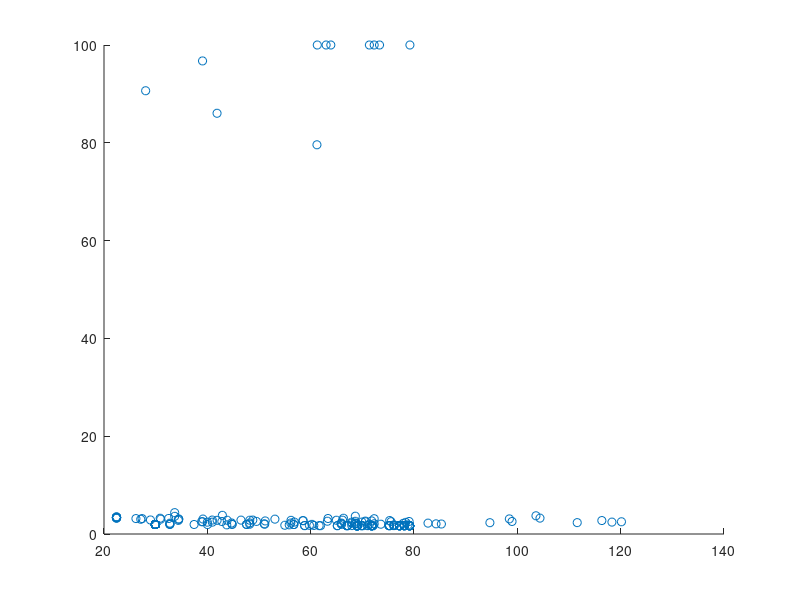

Here is the MATLAB script that generated this plot:

T3pop = [    

    2.0000    2.0000    2.0000    2.0000    2.0000    2.0000    1.0000    1.6837    0.6521    1.6353
    2.0000    2.0000    2.0000    2.0000    2.0000    2.0000    1.0000    1.6854    0.7417    0.8000
    2.0000    2.0000    2.0000    2.0000    2.0000    2.0000    1.0000    1.6854    0.7417    0.8000
    2.0000    2.0000    2.0000    2.0000    2.0000    2.0000    1.0000    1.6301    0.6522    0.7939
    2.0000    2.0000    2.0000    2.0000    2.0000    2.0000    1.0000    1.6301    0.6522    0.7939
    7.0000    7.0000    4.0000    1.0000    2.0000    3.0000    1.0000    1.7087    0.6375    1.9252
    2.0000    2.0000    9.0000    2.0000    2.0000    2.0000    1.0000    1.9093    0.2483    0.1895
    5.0000    2.0000    3.0000   10.0000    2.0000    2.0000    1.0000    1.6346    0.7120    0.7957
    2.0000    2.0000    2.0000    2.0000    2.0000    2.0000    1.0000    1.6730    0.7884    0.8015
    8.0000    6.0000    3.0000    9.0000    2.0000    2.0000    1.0000    1.8557    0.6398    0.9375
    6.0000    2.0000    5.0000    8.0000    3.0000    6.0000    3.0000    1.6759    0.6752    0.1159
    2.0000    2.0000    4.0000    4.0000    2.0000    2.0000    3.0000    1.6907    0.2386    0.6845
    4.0000    2.0000    2.0000    2.0000    4.0000    4.0000    1.0000    1.6200    1.7681    0.8074
    7.0000    4.0000    2.0000    2.0000    3.0000    4.0000    1.0000    1.6856    0.1622    0.8379
    2.0000    3.0000    4.0000    5.0000    4.0000    2.0000    2.0000    3.4617    1.4327    0.2470
    4.0000    1.0000    2.0000    4.0000    3.0000    2.0000    2.0000    1.5986    0.6453    0.2434
    2.0000    3.0000    4.0000    2.0000    3.0000    2.0000    2.0000    1.4185    0.5747    0.2235
    2.0000    2.0000    2.0000    2.0000    2.0000    2.0000    1.0000    1.6854    0.7417    0.8000
    2.0000    4.0000    7.0000    2.0000    2.0000    2.0000    1.0000    1.7692    0.6520    0.8079
    1.0000    1.0000    3.0000    1.0000    2.0000    3.0000    1.0000    1.6061    0.6112    0.1972
    2.0000    3.0000    2.0000    2.0000    4.0000    4.0000    1.0000    1.6877    0.4915    0.2115
    3.0000    2.0000    3.0000    4.0000    2.0000    2.0000    2.0000    1.6849    0.6695    0.1739
    2.0000    2.0000    4.0000    3.0000    2.0000    2.0000    1.0000    1.4869    0.6538    0.8788
    2.0000    2.0000    2.0000    2.0000    2.0000    2.0000    1.0000    1.6837    0.6521    1.6353
    8.0000    2.0000    9.0000    7.0000    2.0000    2.0000    1.0000    1.5323    0.6612    0.8333
    2.0000    2.0000    2.0000    2.0000    2.0000    2.0000    1.0000    1.7464    0.6491    0.7721
    4.0000    2.0000    2.0000    2.0000    2.0000    4.0000    1.0000    1.6868    0.7433    0.8000
    2.0000    2.0000    3.0000    2.0000    2.0000    2.0000    1.0000    1.6878    0.5157    0.7757
    2.0000    2.0000    2.0000    7.0000    2.0000    2.0000    1.0000    1.5411    0.7515    0.7407
    1.0000    2.0000    3.0000    2.0000    1.0000    4.0000    1.0000    1.6585    1.9269    0.7641
    3.0000    2.0000    4.0000    7.0000    2.0000    2.0000    1.0000    1.6932    0.8359    0.9133
    9.0000    2.0000    4.0000    9.0000    3.0000    2.0000    1.0000    1.6862    0.7254    0.8100
    2.0000    2.0000    2.0000    2.0000    2.0000    2.0000    1.0000    1.6327    0.6503    1.2431
    3.0000    2.0000    2.0000    5.0000    4.0000    2.0000    1.0000    1.8441    0.7353    1.0815
    2.0000    2.0000    2.0000    2.0000    2.0000    2.0000    1.0000    1.6332    0.6505    0.1438
    2.0000    2.0000    2.0000    8.0000    2.0000    2.0000    1.0000    1.7438    0.7428    0.1624
    2.0000    2.0000    3.0000    7.0000    2.0000    5.0000    1.0000    3.7168    0.6489    0.1732
    2.0000    2.0000    6.0000    2.0000    2.0000    2.0000    1.0000    1.7273    0.6507    0.4747
    3.0000    2.0000    6.0000    6.0000    2.0000    2.0000    1.0000    1.5082    0.8185    0.0729
    2.0000    6.0000    8.0000    2.0000    2.0000    2.0000    1.0000    2.5383    0.6513    0.8086
    2.0000    5.0000    2.0000    3.0000    3.0000    2.0000    1.0000    1.6869    0.6548    0.9590
    5.0000    4.0000    4.0000    2.0000    1.0000    3.0000    4.0000    2.2889    0.6659    0.8111
    1.0000    1.0000    1.0000    2.0000    1.0000    2.0000    1.0000    1.6854    0.7417    0.8000
    2.0000    2.0000    1.0000    1.0000    1.0000    2.0000    1.0000    1.7064    0.7676    0.1399
    1.0000    1.0000    3.0000    2.0000    1.0000    1.0000    1.0000    1.6582    0.2906    0.7281
    1.0000    1.0000    1.0000    1.0000    1.0000    1.0000    1.0000    1.7102    0.6272    0.0864
    9.0000    2.0000    3.0000    2.0000    1.0000    3.0000    1.0000    1.6968    0.7361    0.8001
   11.0000    2.0000   11.0000    2.0000    2.0000   11.0000    4.0000    1.3897    1.8051    0.8024
    1.0000    3.0000    4.0000    4.0000    4.0000    1.0000    1.0000    3.4255    0.5943    0.1461
    2.0000    2.0000    7.0000    4.0000    1.0000    1.0000    1.0000    2.5897    1.6544    0.2469
  
    
    4.0000    4.0000    4.0000    4.0000    2.0000    2.0000    1.0000    2.7355    0.3085    0.9999
    4.0000    4.0000    4.0000    4.0000    2.0000    2.0000    1.0000    2.7355    0.3085    0.9999
    4.0000    4.0000    4.0000    4.0000    2.0000    2.0000    1.0000    2.7355    0.3085    0.9999
    4.0000    4.0000    4.0000    4.0000    2.0000    2.0000    1.0000    2.7355    0.3085    0.9999
    4.0000    4.0000    4.0000    4.0000    2.0000    2.0000    1.0000    2.7355    0.3085    0.9999
    4.0000    4.0000    4.0000    4.0000    2.0000    2.0000    1.0000    2.7355    0.3085    0.9999
    4.0000    4.0000    4.0000    4.0000    2.0000    2.0000    1.0000    2.7355    0.3085    0.9999
    5.0000    4.0000    4.0000    5.0000    2.0000    2.0000    1.0000    2.7778    0.2674    0.9999
    4.0000    4.0000    4.0000    4.0000    2.0000    2.0000    1.0000    2.7355    0.3085    0.9998
    4.0000    4.0000    4.0000    4.0000    2.0000    2.0000    1.0000    2.7355    0.3085    0.9999
    4.0000    4.0000    4.0000    4.0000    2.0000    2.0000    1.0000    2.7355    0.3085    0.9999
    4.0000    4.0000    4.0000    4.0000    2.0000    2.0000    1.0000    2.7355    0.3085    0.9999
    4.0000    4.0000    4.0000    4.0000    2.0000    2.0000    1.0000    2.7355    0.3085    0.9999
    4.0000    4.0000    4.0000    4.0000    2.0000    2.0000    1.0000    2.7355    0.3085    0.9999
    4.0000    4.0000    4.0000    3.0000    2.0000    2.0000    1.0000    2.7372    0.3070    0.9999
    4.0000    4.0000    4.0000    4.0000    2.0000    2.0000    1.0000    2.7355    0.3085    0.9998
    4.0000    4.0000    4.0000    4.0000    2.0000    2.0000    1.0000    2.7355    0.3083    0.9998
    4.0000    4.0000    4.0000    4.0000    2.0000    2.0000    1.0000    2.7355    0.3085    0.9999
    4.0000    4.0000    4.0000    4.0000    2.0000    2.0000    1.0000    2.7355    0.3085    0.9999
    4.0000    4.0000    4.0000    4.0000    2.0000    2.0000    1.0000    2.7355    0.3085    0.9999
    4.0000    4.0000    4.0000    4.0000    2.0000    2.0000    1.0000    2.7355    0.3085    0.9999
    4.0000    4.0000    4.0000    4.0000    2.0000    2.0000    1.0000    2.7355    0.3085    0.9999
    4.0000    4.0000    4.0000    4.0000    2.0000    2.0000    1.0000    2.7355    0.3085    0.9999
    4.0000    4.0000    4.0000    4.0000    2.0000    2.0000    1.0000    2.7355    0.3085    0.9999
    4.0000    4.0000    4.0000    4.0000   10.0000    2.0000    1.0000    2.7345    0.3082    0.9999
    4.0000    4.0000    4.0000    4.0000    2.0000    2.0000    1.0000    2.7355    0.3085    0.9998
    4.0000    4.0000    4.0000    4.0000    2.0000    2.0000    1.0000    2.7355    0.3085    0.9999
    4.0000    4.0000    4.0000    4.0000    2.0000    2.0000    1.0000    2.7355    0.3085    0.9999
    4.0000    4.0000    4.0000    4.0000    2.0000    2.0000    1.0000    2.7355    0.3085    0.9999
    4.0000    4.0000    4.0000    4.0000    2.0000    2.0000    1.0000    2.7355    0.3085    0.9999
    4.0000    4.0000    4.0000    4.0000    2.0000    2.0000    1.0000    2.7355    0.3085    0.9999
    4.0000    4.0000    4.0000    4.0000    2.0000    2.0000    1.0000    2.7355    0.3084    0.9999
    4.0000    4.0000    4.0000    4.0000    2.0000    2.0000    1.0000    2.7355    0.3085    0.9999
    4.0000    4.0000    4.0000    4.0000    2.0000    2.0000    1.0000    2.7355    0.3085    0.9999
    4.0000    4.0000    4.0000    4.0000    2.0000    2.0000    1.0000    2.7355    0.3085    0.9999
    4.0000    4.0000    4.0000    3.0000    2.0000    5.0000    1.0000    2.7381    0.3085    0.9999
    4.0000    4.0000    4.0000    4.0000    2.0000    2.0000    1.0000    2.7355    0.3085    0.9999
    4.0000    4.0000    4.0000    4.0000    2.0000    2.0000    1.0000    2.7355    0.3085    0.9999
    4.0000    4.0000    4.0000    4.0000    2.0000    2.0000    1.0000    2.7355    0.3084    0.9999
    4.0000    4.0000    4.0000    4.0000    2.0000    2.0000    1.0000    2.7355    0.3085    0.9999
    4.0000    4.0000    4.0000    4.0000    2.0000    2.0000    1.0000    2.7355    0.3085    0.9999
    4.0000    4.0000    3.0000    4.0000    2.0000    3.0000    1.0000    2.7355    0.3085    0.9999
    8.0000    2.0000    8.0000    3.0000    6.0000    2.0000    1.0000    2.7611    0.3058    0.9998
    4.0000    4.0000    5.0000    4.0000    1.0000    2.0000    1.0000    2.2147    0.4696    0.9999
    3.0000    4.0000    3.0000    5.0000    2.0000    1.0000    1.0000    2.7338    0.3083    0.9999
    4.0000    3.0000    5.0000    3.0000    2.0000    1.0000    1.0000    2.7355    0.3085    0.9999
    4.0000    4.0000    4.0000    5.0000    2.0000    2.0000    1.0000    0.5411    0.0744    1.0000
    4.0000    5.0000    5.0000    4.0000    1.0000    2.0000    1.0000    2.7355    0.3084    0.9999
    8.0000    8.0000    2.0000    1.0000    1.0000    9.0000    1.0000    2.7355    0.3085    0.9999
    5.0000    3.0000    5.0000    4.0000    2.0000    2.0000    1.0000    2.7171    0.3065    0.9999
    
    
    4.0000    4.0000    4.0000    4.0000    2.0000    2.0000    1.0000    2.7351    0.3076    0.9143
    4.0000    4.0000    4.0000    4.0000    2.0000    2.0000    1.0000    2.7373    0.3071    0.9101
    4.0000    4.0000    4.0000    4.0000    2.0000    2.0000    1.0000    2.7373    0.3071    0.9103
    4.0000    4.0000    4.0000    4.0000    2.0000    2.0000    1.0000    2.7361    0.3068    0.9109
    4.0000    4.0000    4.0000    4.0000    2.0000    2.0000    1.0000    2.7378    0.3080    0.9003
    4.0000    4.0000    4.0000    4.0000    2.0000    2.0000    1.0000    2.7392    0.3080    0.9001
    4.0000    4.0000    4.0000    4.0000    2.0000    2.0000    1.0000    2.7378    0.3073    0.9181
    4.0000    4.0000    4.0000    4.0000    2.0000    2.0000    1.0000    2.7367    0.3066    0.9142
    4.0000    4.0000    4.0000    4.0000    2.0000    2.0000    1.0000    2.7379    0.3080    0.9042
    4.0000    4.0000    4.0000    4.0000    2.0000    2.0000    1.0000    2.7382    0.3074    0.9029
    4.0000    4.0000    4.0000    4.0000    2.0000    2.0000    1.0000    2.7373    0.3066    0.8928
    4.0000    4.0000    4.0000    4.0000    2.0000    2.0000    1.0000    2.7383    0.3076    0.8973
    4.0000    4.0000    4.0000    4.0000    2.0000    2.0000    1.0000    2.7376    0.3079    0.9019
    4.0000    4.0000    4.0000    4.0000    2.0000    2.0000    1.0000    2.7335    0.3070    0.9065
    4.0000    4.0000    4.0000    4.0000    2.0000    2.0000    1.0000    2.7336    0.3067    0.8965
    4.0000    4.0000    4.0000    4.0000    2.0000    2.0000    1.0000    2.7382    0.3081    0.9129
    4.0000    4.0000    4.0000    4.0000    2.0000    2.0000    1.0000    2.7370    0.3070    0.9074
    4.0000    4.0000    4.0000    4.0000    2.0000    2.0000    1.0000    2.7361    0.3069    0.9131
    4.0000    4.0000    4.0000    4.0000    2.0000    2.0000    1.0000    2.7383    0.3080    0.9047
    4.0000    4.0000    4.0000    4.0000    2.0000    2.0000    1.0000    2.7382    0.3080    0.9017
    4.0000    4.0000    4.0000    4.0000    2.0000    2.0000    1.0000    2.7433    0.3078    0.9012
    4.0000    4.0000    4.0000    4.0000    2.0000    2.0000    1.0000    2.7383    0.3080    0.9001
    4.0000    4.0000    4.0000    4.0000    2.0000    2.0000    1.0000    2.7383    0.3076    0.9014
    4.0000    4.0000    4.0000    4.0000    2.0000    2.0000    1.0000    2.7370    0.3081    0.9129
    4.0000    4.0000    4.0000    4.0000    2.0000    2.0000    1.0000    2.7392    0.3080    0.9002
    4.0000    4.0000    4.0000    4.0000    2.0000    2.0000    1.0000    2.7375    0.3076    0.9044
    4.0000    4.0000    4.0000    4.0000    2.0000    2.0000    1.0000    2.7380    0.3067    0.9045
    4.0000    4.0000    4.0000    4.0000    2.0000    2.0000    1.0000    2.7403    0.3066    0.9053
    4.0000    4.0000    4.0000    4.0000    2.0000    2.0000    1.0000    2.7382    0.3068    0.9113
    4.0000    4.0000    4.0000    4.0000    2.0000    2.0000    1.0000    2.7383    0.3077    0.9096
    4.0000    4.0000    4.0000    4.0000    2.0000    2.0000    1.0000    2.7373    0.3072    0.9110
    4.0000    4.0000    4.0000    4.0000    2.0000    2.0000    1.0000    2.7360    0.3069    0.9089
    4.0000    4.0000    4.0000    4.0000    2.0000    2.0000    1.0000    2.7370    0.3075    0.9009
    4.0000    3.0000    4.0000    4.0000    2.0000    2.0000    1.0000    2.7359    0.3056    0.9076
    4.0000    4.0000    4.0000    4.0000    2.0000    2.0000    1.0000    2.7317    0.3066    0.8928
    4.0000    4.0000    4.0000    4.0000    2.0000    2.0000    1.0000    2.7365    0.3067    0.9151
    4.0000    4.0000    4.0000    4.0000    2.0000    2.0000    1.0000    2.7388    0.3068    0.9079
    4.0000    4.0000    4.0000    4.0000    2.0000    2.0000    1.0000    2.7412    0.3080    0.9006
    6.0000   11.0000    6.0000    1.0000    2.0000    2.0000    1.0000    2.7657    0.3007    0.9040
    4.0000    4.0000    4.0000    4.0000    2.0000    2.0000    1.0000    2.7407    0.3078    0.8975
    4.0000    4.0000    4.0000    4.0000    2.0000    2.0000    1.0000    2.7389    0.3080    0.9016
    4.0000    4.0000    4.0000    3.0000    2.0000    1.0000    1.0000    2.7391    0.3080    0.9000
    3.0000    5.0000    3.0000    5.0000    1.0000    1.0000    1.0000    2.7391    0.3080    0.9000
    2.0000    3.0000    3.0000    2.0000    1.0000    2.0000    1.0000    2.7367    0.3067    0.9102
    3.0000    4.0000    5.0000    4.0000    1.0000    1.0000    1.0000    2.7378    0.3080    0.9003
    4.0000    4.0000    3.0000    3.0000    1.0000    2.0000    1.0000    2.7383    0.3079    0.8935
    3.0000    4.0000    4.0000    4.0000    1.0000    2.0000    1.0000    2.7385    0.3077    0.9000
    4.0000    4.0000    3.0000    3.0000    1.0000    2.0000    1.0000    2.7357    0.3067    0.8972
    5.0000    3.0000    4.0000    4.0000    1.0000    1.0000    1.0000    2.7369    0.3057    0.8949
    5.0000    3.0000    3.0000    4.0000    1.0000    1.0000    1.0000    2.7348    0.3075    0.9002
  
    
     4.0000    4.0000    4.0000    4.0000    2.0000    2.0000    1.0000    2.7383    0.3065    0.7148
    4.0000    4.0000    4.0000    4.0000    2.0000    2.0000    1.0000    2.7389    0.3065    0.7147
    4.0000    4.0000    4.0000    4.0000    2.0000    2.0000    1.0000    2.7375    0.3063    0.7153
    4.0000    4.0000    4.0000    4.0000    2.0000    2.0000    1.0000    2.7388    0.3065    0.7144
    4.0000    4.0000    4.0000    4.0000    2.0000    2.0000    1.0000    2.7399    0.3066    0.7144
    4.0000    4.0000    4.0000    4.0000    2.0000    2.0000    1.0000    2.7376    0.3061    0.7111
    4.0000    4.0000    4.0000    4.0000    2.0000    2.0000    1.0000    2.7379    0.3064    0.7156
    4.0000    4.0000    4.0000    4.0000    2.0000    2.0000    1.0000    2.7373    0.3066    0.7151
    4.0000    2.0000    4.0000    3.0000    7.0000    2.0000    1.0000    2.7375    0.3064    0.7146
    4.0000    4.0000    4.0000    4.0000    2.0000    2.0000    1.0000    2.7390    0.3064    0.7110
    4.0000    4.0000    4.0000    4.0000    2.0000    2.0000    1.0000    2.7393    0.3063    0.7111
    4.0000    4.0000    4.0000    4.0000    2.0000    2.0000    1.0000    2.7332    0.3060    0.7089
    4.0000    4.0000    4.0000    4.0000    2.0000    2.0000    1.0000    2.7375    0.3056    0.7134
    4.0000    4.0000    4.0000    4.0000    2.0000    2.0000    1.0000    2.7367    0.3066    0.7147
    4.0000    4.0000    4.0000    4.0000    2.0000    2.0000    1.0000    2.7366    0.3064    0.7147
    4.0000    4.0000    4.0000    4.0000    2.0000    2.0000    1.0000    2.7404    0.3061    0.7119
    4.0000    4.0000    4.0000    4.0000    2.0000    2.0000    1.0000    2.7396    0.3064    0.7142
    4.0000    4.0000    4.0000    4.0000    2.0000    2.0000    1.0000    2.7382    0.3065    0.7099
    3.0000    4.0000    4.0000    4.0000    2.0000    2.0000    1.0000    2.6387    0.3379    0.7062
    4.0000    4.0000    4.0000    4.0000    2.0000    2.0000    1.0000    2.7393    0.3065    0.7149
    4.0000    4.0000    4.0000    4.0000    2.0000    2.0000    1.0000    2.7333    0.3059    0.7149
    4.0000    4.0000    4.0000    4.0000    2.0000    2.0000    1.0000    2.7384    0.3060    0.7152
    4.0000    4.0000    4.0000    4.0000    2.0000    2.0000    1.0000    2.7386    0.3062    0.7096
    4.0000    4.0000    4.0000    4.0000    2.0000    2.0000    1.0000    2.7383    0.3065    0.7152
    4.0000    4.0000    4.0000    4.0000    2.0000    2.0000    1.0000    2.7384    0.3064    0.7160
    4.0000    4.0000    4.0000    4.0000    2.0000    2.0000    1.0000    2.7393    0.3063    0.7095
    4.0000    4.0000    4.0000    4.0000    2.0000    2.0000    1.0000    2.7357    0.3061    0.7154
    4.0000    4.0000    4.0000    4.0000    2.0000    2.0000    1.0000    2.7375    0.3063    0.7149
    4.0000    4.0000    4.0000    4.0000    2.0000    2.0000    1.0000    2.7374    0.3062    0.7153
    4.0000    4.0000    4.0000    4.0000    2.0000    2.0000    1.0000    2.7386    0.3057    0.7118
    4.0000    4.0000    4.0000    4.0000    2.0000    2.0000    1.0000    2.7415    0.3065    0.7156
    4.0000    4.0000    4.0000    4.0000    2.0000    2.0000    1.0000    2.7418    0.3060    0.7136
    4.0000    4.0000    4.0000    4.0000    2.0000    2.0000    1.0000    2.7366    0.3063    0.7160
    4.0000    4.0000    4.0000    4.0000    2.0000    2.0000    1.0000    2.7381    0.3058    0.7095
    4.0000    4.0000    4.0000    4.0000    2.0000    2.0000    1.0000    2.7369    0.3061    0.7158
    4.0000    4.0000    4.0000    4.0000    2.0000    2.0000    1.0000    2.7374    0.3058    0.7110
    4.0000    4.0000    4.0000    4.0000    2.0000    2.0000    1.0000    2.7392    0.3064    0.6526
    4.0000    4.0000    4.0000    4.0000    2.0000    2.0000    1.0000    2.7370    0.3063    0.7151
    4.0000    4.0000    4.0000    4.0000    2.0000    2.0000    1.0000    2.7349    0.3058    0.7150
    4.0000    4.0000    4.0000    4.0000    2.0000    2.0000    1.0000    2.7388    0.3065    0.7151
    4.0000    4.0000    4.0000    4.0000    2.0000    2.0000    1.0000    2.7379    0.3065    0.7149
    2.0000    3.0000    2.0000    2.0000    1.0000    2.0000    1.0000    2.7361    0.3064    0.7143
    5.0000    3.0000    4.0000    3.0000    2.0000    2.0000    1.0000    2.7355    0.3060    0.7115
    3.0000    2.0000    3.0000    2.0000    7.0000    2.0000    1.0000    2.9165    0.3610    0.7319
    3.0000    4.0000    4.0000    4.0000    2.0000    2.0000    1.0000    1.6797    0.1946    0.4070
    4.0000    5.0000    3.0000    3.0000    1.0000    1.0000    1.0000    2.7585    0.3042    0.7140
    5.0000    3.0000    5.0000    3.0000    2.0000    1.0000    1.0000    2.4213    0.2725    0.6207
    2.0000    6.0000    7.0000    6.0000    1.0000    2.0000    1.0000    1.8172    0.2090    0.8323
    3.0000    8.0000    8.0000    3.0000    1.0000    2.0000    1.0000    2.7351    0.3079    0.7130
    4.0000    5.0000    5.0000    4.0000    1.0000    1.0000    1.0000    2.7299    0.3091    0.7124
    
    
    4.0000    4.0000    6.0000    6.0000    3.0000    6.0000    3.0000    4.4940    0.5552    0.0700
    4.0000    4.0000    6.0000    6.0000    4.0000    6.0000    3.0000    4.4940    0.5552    0.0700
    4.0000    4.0000    6.0000    6.0000    4.0000    6.0000    3.0000    4.4940    0.5552    0.0700
    4.0000    4.0000    6.0000    6.0000    4.0000    6.0000    3.0000    4.4940    0.5552    0.0700
    4.0000    4.0000    6.0000    6.0000    4.0000    6.0000    3.0000    4.4940    0.5552    0.0700
    4.0000    4.0000    6.0000    6.0000    4.0000    6.0000    3.0000    4.4940    0.5552    0.3787
    4.0000    4.0000    6.0000    6.0000    6.0000    5.0000    3.0000    4.4939    0.5552    0.5696
    4.0000    4.0000    6.0000    6.0000    5.0000    6.0000    3.0000    4.4940    0.5552    0.0947
    4.0000    4.0000    6.0000    6.0000    4.0000    6.0000    3.0000    4.4940    0.5551    0.0765
    4.0000    4.0000    6.0000    6.0000    3.0000    6.0000    3.0000    4.4940    0.5552    0.0700
    4.0000    4.0000    6.0000    6.0000    4.0000    6.0000    3.0000    4.4940    0.5552    0.0700
    4.0000    4.0000    6.0000    6.0000    4.0000    6.0000    3.0000    4.4940    0.5552    0.0700
    4.0000    4.0000    6.0000    6.0000    4.0000    6.0000    3.0000    4.4940    0.5552    0.0700
    4.0000    4.0000    6.0000    6.0000    3.0000    6.0000    3.0000    4.4940    0.5552    0.0843
    4.0000    4.0000    6.0000    6.0000    4.0000    6.0000    3.0000    4.4940    0.5552    0.0700
    4.0000    4.0000    6.0000    6.0000    3.0000    6.0000    3.0000    4.4940    0.5552    0.0700
    4.0000    4.0000    6.0000    6.0000    3.0000    6.0000    3.0000    4.4940    0.5552    0.6955
    4.0000    4.0000    6.0000    6.0000    4.0000    6.0000    3.0000    4.4940    0.5552    0.0700
    4.0000    4.0000    6.0000    3.0000    2.0000    6.0000    3.0000    4.4940    0.5552    0.8077
    4.0000    4.0000    6.0000    6.0000    4.0000    6.0000    3.0000    4.4940    0.5552    0.6040
    4.0000    4.0000    6.0000    6.0000    4.0000    6.0000    3.0000    4.4940    0.5552    0.5353
    4.0000    4.0000    6.0000    6.0000    1.0000    6.0000    3.0000    4.4940    0.5552    0.0700
    2.0000    2.0000    6.0000    6.0000    2.0000    6.0000    3.0000    4.4940    0.5552    0.0700
    4.0000    4.0000    6.0000    6.0000    3.0000    6.0000    3.0000    4.4940    0.5552    0.1296
    4.0000    4.0000    6.0000    6.0000    3.0000    6.0000    3.0000    4.4940    0.5552    0.0700
    4.0000    4.0000    6.0000    6.0000    4.0000    6.0000    3.0000    4.4940    0.5552    0.0700
    4.0000    4.0000    6.0000    6.0000    3.0000    6.0000    3.0000    4.4941    0.5552    0.5428
    4.0000    4.0000    6.0000    6.0000    4.0000    6.0000    3.0000    4.4940    0.5552    0.2038
    4.0000    4.0000    6.0000    6.0000    3.0000    6.0000    3.0000    4.4940    0.5552    0.0700
    4.0000    4.0000    6.0000    6.0000    4.0000    6.0000    3.0000    4.4940    0.5551    0.1499
    4.0000    4.0000    6.0000    6.0000    7.0000    6.0000    3.0000    4.4940    0.5552    0.0700
    4.0000    4.0000    6.0000    6.0000    4.0000    6.0000    3.0000    4.4940    0.5552    0.4031
    4.0000    4.0000    6.0000    6.0000    4.0000    6.0000    3.0000    4.4940    0.5552    0.0700
    4.0000    4.0000    6.0000    6.0000    3.0000    6.0000    3.0000    4.4940    0.5552    0.0700
    4.0000    4.0000    6.0000    6.0000    3.0000    6.0000    3.0000    4.4940    0.5552    0.4630
    5.0000    6.0000    4.0000    5.0000    4.0000    6.0000    1.0000    4.5848    0.5552    0.0995
    4.0000    4.0000    6.0000    6.0000    5.0000    6.0000    3.0000    4.4940    0.5552    0.0700
    4.0000    4.0000    6.0000    6.0000    4.0000    6.0000    3.0000    4.4940    0.5552    0.0700
    4.0000    4.0000    6.0000    6.0000    4.0000    6.0000    3.0000    4.4940    0.5552    0.0700
    4.0000    2.0000    6.0000    6.0000    3.0000    6.0000    3.0000    4.4940    0.5552    0.5461
    4.0000    4.0000    6.0000    6.0000    1.0000    6.0000    3.0000    4.4940    0.5552    0.0704
    3.0000    7.0000    7.0000    8.0000   10.0000    4.0000    4.0000    4.7812    0.8077    0.0700
    4.0000    5.0000    6.0000    6.0000    4.0000    7.0000    2.0000    4.5068    0.5664    0.0700
    4.0000    4.0000    6.0000    6.0000    2.0000    6.0000    3.0000    4.5753    0.6267    0.4477
    4.0000    4.0000    5.0000    6.0000    2.0000    6.0000    2.0000    4.4940    0.5552    0.1376
    4.0000    4.0000    5.0000    5.0000    1.0000    6.0000    2.0000    4.9426    0.1250    0.1210
    9.0000    1.0000   10.0000    1.0000    2.0000    1.0000    3.0000    4.4940    0.5552    0.0700
    5.0000    3.0000    6.0000    6.0000    3.0000    5.0000    3.0000    4.4945    0.5547    0.0700
    3.0000    3.0000    6.0000    6.0000    4.0000    5.0000    3.0000    4.4940    0.5552    0.0700
    4.0000    4.0000    5.0000    6.0000    4.0000    6.0000    3.0000    4.4940    0.5552    0.0700
    
    
      4.0000    4.0000    6.0000    6.0000    6.0000    6.0000    3.0000    4.5031    0.5546    0.0701
    4.0000    4.0000    6.0000    6.0000    5.0000    1.0000    3.0000    4.4768    0.5504    0.0733
    4.0000    4.0000    6.0000    6.0000    6.0000    6.0000    3.0000    4.5385    0.5928    0.0728
    4.0000    4.0000    6.0000    6.0000    8.0000   11.0000    3.0000    4.5557    0.5662    0.0749
    4.0000    4.0000    6.0000    6.0000   10.0000    6.0000    3.0000    4.6088    0.5759    0.0723
    4.0000    4.0000    6.0000    6.0000    6.0000    6.0000    3.0000    4.3444    0.5240    0.0734
    4.0000    4.0000    6.0000    6.0000    6.0000    6.0000    3.0000    4.3728    0.5056    0.0733
    4.0000    4.0000    5.0000    5.0000    3.0000    5.0000    2.0000    4.5195    0.4805    0.0733
    4.0000    4.0000    6.0000    6.0000    8.0000   10.0000    3.0000    4.4995    0.5656    0.0751
    4.0000    4.0000    6.0000    6.0000    4.0000    6.0000    3.0000    4.4990    0.5458    0.0704
    4.0000    4.0000    6.0000    6.0000    9.0000    8.0000    3.0000    4.5692    0.5500    0.0731
    4.0000    4.0000    6.0000    6.0000    8.0000    7.0000    3.0000    4.3585    0.5625    0.0734
    4.0000    4.0000    6.0000    6.0000    5.0000    1.0000    3.0000    4.3718    0.5130    0.0735
    4.0000    4.0000    6.0000    6.0000    6.0000    4.0000    3.0000    4.6895    0.5173    0.0748
    4.0000    4.0000    6.0000    6.0000    4.0000    7.0000    3.0000    4.9626    0.5473    0.0737
    4.0000    4.0000    6.0000    6.0000    3.0000    6.0000    3.0000    1.4691    0.5691    0.0733
    4.0000    4.0000    6.0000    6.0000    5.0000    6.0000    3.0000    4.6293    0.5438    0.0722
    4.0000    4.0000    6.0000    6.0000    5.0000    9.0000    3.0000    4.3593    0.5467    0.0748
    3.0000    3.0000    9.0000    9.0000    8.0000    7.0000    3.0000    4.5559    0.5527    0.0709
    4.0000    4.0000    6.0000    6.0000    8.0000    8.0000    3.0000    4.5571    0.5687    0.0732
    4.0000    4.0000    6.0000    4.0000    7.0000    6.0000    3.0000    4.5802    0.5679    0.0711
    4.0000    4.0000    6.0000    6.0000    9.0000    4.0000    3.0000    4.5829    0.5481    0.0734
    4.0000    4.0000    6.0000    6.0000    8.0000    3.0000    3.0000    4.5095    0.5483    0.0706
    4.0000    4.0000    6.0000    6.0000    8.0000    4.0000    3.0000    4.5114    0.5185    0.0766
    4.0000    4.0000    6.0000    6.0000   10.0000    7.0000    3.0000    4.5038    0.5544    0.0733
    4.0000    4.0000    6.0000    6.0000    2.0000    7.0000    3.0000    4.2666    0.5581    0.0775
    4.0000    4.0000    6.0000    6.0000   10.0000    7.0000    3.0000    4.6138    0.5710    0.0736
    4.0000    4.0000    6.0000    6.0000    1.0000    6.0000    3.0000    4.5132    0.5503    0.0727
    4.0000    4.0000    6.0000    6.0000   10.0000    7.0000    3.0000    4.6841    0.4920    0.0722
    4.0000    4.0000    6.0000    6.0000    7.0000    4.0000    3.0000    4.3110    0.5773    0.0727
    4.0000    4.0000    6.0000    6.0000    7.0000    4.0000    3.0000    4.4444    0.5725    0.0739
    4.0000    4.0000    6.0000    4.0000    6.0000    6.0000    3.0000    4.3824    0.5087    0.0743
    4.0000    4.0000    6.0000    7.0000    6.0000    6.0000    3.0000    4.4898    0.5256    0.0778
    4.0000    4.0000    6.0000    6.0000    6.0000    8.0000    3.0000    4.3669    0.5733    0.2370
    4.0000    4.0000    6.0000    6.0000   10.0000    6.0000    3.0000    4.6001    0.5476    0.1754
    4.0000    4.0000    6.0000    6.0000    9.0000    8.0000    3.0000    4.5846    0.5637    0.0735
    4.0000    4.0000    6.0000    6.0000    8.0000    7.0000    3.0000    4.4532    0.5018    0.0737
    4.0000    4.0000    6.0000    6.0000    6.0000    6.0000    3.0000    4.5219    0.5479    0.0731
    4.0000    4.0000    6.0000    5.0000    8.0000    6.0000    3.0000    4.5967    0.5065    0.0729
    4.0000    4.0000    4.0000    7.0000    6.0000    2.0000    3.0000    4.2215    0.6058    0.0713
    4.0000    4.0000    6.0000    7.0000    3.0000   11.0000    3.0000    4.6171    0.5716    0.0731
    4.0000    4.0000    6.0000    6.0000   10.0000    6.0000    3.0000    4.6230    0.5412    0.0738
    4.0000    4.0000    6.0000    6.0000    7.0000    6.0000    3.0000    4.3724    0.5145    0.0734
    4.0000    4.0000    5.0000    6.0000    3.0000    4.0000    3.0000    4.5555    0.5766    0.5368
    4.0000    4.0000    6.0000    6.0000    8.0000    4.0000    3.0000    4.5410    0.5887    0.0732
    4.0000    4.0000    6.0000    6.0000    3.0000    6.0000    3.0000    4.4306    0.5120    0.0774
    4.0000    4.0000    6.0000    6.0000    3.0000    4.0000    3.0000    4.3993    0.5869    0.0771
    4.0000    4.0000    6.0000    6.0000    6.0000    4.0000    3.0000    4.5919    0.5549    0.0702
    4.0000    4.0000    5.0000    6.0000    7.0000    9.0000    3.0000    4.5597    0.5693    0.0714
    4.0000    4.0000    6.0000    6.0000    6.0000    3.0000    3.0000    4.5492    0.5917    0.0736
    4.0000    4.0000    6.0000    6.0000    6.0000    5.0000    3.0000    4.3704    0.5902    0.1088
    4.0000    4.0000    6.0000    6.0000    7.0000    5.0000    3.0000    4.5030    0.4896    0.9640
    4.0000    4.0000    6.0000    6.0000    8.0000    5.0000    3.0000    4.6245    0.5302    0.0722
    4.0000    4.0000    6.0000    6.0000    7.0000    3.0000    3.0000    4.3749    0.5074    0.0728
    4.0000    4.0000    6.0000    6.0000    8.0000    4.0000    3.0000    4.5870    0.5923    0.0747
    4.0000    4.0000    6.0000    7.0000    6.0000    7.0000    3.0000    4.6332    0.6147    0.0731
    4.0000    4.0000    6.0000    7.0000    5.0000    6.0000    3.0000    4.5318    0.5128    0.0734
    4.0000    4.0000    6.0000    4.0000    7.0000    6.0000    3.0000    4.2954    0.5105    0.0741
    4.0000    4.0000    6.0000    7.0000    6.0000    5.0000    1.0000    4.5489    0.5308    0.0734
    4.0000    4.0000    6.0000    5.0000    5.0000    5.0000    3.0000    4.5240    0.5675    0.0767
    4.0000    4.0000    6.0000    6.0000    6.0000    6.0000    3.0000    4.3411    0.5231    0.0740
    4.0000    4.0000    6.0000    6.0000    6.0000    7.0000    3.0000    4.6827    0.5062    0.0725
    4.0000    4.0000    6.0000    6.0000    8.0000    5.0000    3.0000    4.1452    0.6200    0.0739
    4.0000    4.0000    6.0000    6.0000    6.0000    3.0000    3.0000    4.5858    0.5772    0.0765
    4.0000    4.0000    6.0000    6.0000    6.0000    6.0000    3.0000    4.3568    0.5498    0.1066
    4.0000    4.0000    6.0000    6.0000    8.0000    7.0000    3.0000    4.4519    0.5701    0.0753
    4.0000    4.0000    6.0000    7.0000    3.0000    8.0000    3.0000    4.4887    0.5743    0.0732
    4.0000    4.0000    6.0000    6.0000    7.0000    6.0000    3.0000    4.5628    0.6122    0.0731
    4.0000    4.0000    6.0000    6.0000    9.0000    7.0000    3.0000    4.5463    0.5753    0.0721
    4.0000    4.0000    6.0000    6.0000    4.0000    4.0000    3.0000    4.4984    0.5754    0.0743
    4.0000    4.0000    6.0000    6.0000    6.0000    6.0000    3.0000    4.3539    0.5214    0.0740
    4.0000    4.0000    6.0000    6.0000    7.0000    8.0000    3.0000    4.5276    0.5180    0.0732
    4.0000    4.0000    6.0000    4.0000    8.0000    4.0000    3.0000    4.2949    0.5472    0.0771
    4.0000    4.0000    6.0000    6.0000    6.0000    5.0000    3.0000    4.5275    0.6008    0.0732
    4.0000    4.0000    6.0000    6.0000    6.0000    6.0000    3.0000    4.4900    0.5543    0.0739
    4.0000    4.0000    6.0000    6.0000    9.0000    5.0000    3.0000    4.4338    0.5482    0.7684
    4.0000    4.0000    6.0000    6.0000    2.0000    8.0000    3.0000    4.3049    0.5807    0.0730
    4.0000    4.0000    6.0000    6.0000   10.0000    4.0000    3.0000    4.0437    0.5119    0.0727
    4.0000    4.0000    6.0000    6.0000    1.0000    5.0000    2.0000    4.5381    0.5873    0.0751
    4.0000    4.0000    6.0000    6.0000   10.0000    3.0000    3.0000    4.5768    0.5787    0.0750
    4.0000    4.0000    6.0000    6.0000    7.0000    2.0000    3.0000    4.5022    0.5563    0.0722
    2.0000    7.0000    4.0000    7.0000    3.0000    5.0000    3.0000    4.5507    0.5546    0.0714
    3.0000    2.0000   10.0000   10.0000   11.0000    2.0000    4.0000    4.5964    0.5786    0.0721
    4.0000    3.0000    5.0000    5.0000    6.0000    5.0000    3.0000    4.5583    0.5759    0.0729
    3.0000    4.0000    5.0000    5.0000    6.0000    8.0000    4.0000    4.6708    0.5333    0.0746
    4.0000    4.0000    5.0000    7.0000    5.0000    1.0000    3.0000    4.4465    0.5539    0.0733
    3.0000    4.0000    6.0000    7.0000    6.0000   10.0000    4.0000    4.3587    0.5483    0.0737
    4.0000    4.0000    7.0000    7.0000    7.0000    7.0000    4.0000    4.5244    0.5511    0.0723
    1.0000    1.0000    2.0000   10.0000    2.0000    9.0000    3.0000    4.5293    0.5821    0.0819
    5.0000    4.0000    6.0000    5.0000   10.0000   11.0000    3.0000    4.7564    0.7050    0.0702
    4.0000    3.0000    7.0000    7.0000    4.0000    2.0000    3.0000    4.5981    0.6016    0.0713
    2.0000    1.0000   10.0000    2.0000    1.0000    1.0000    1.0000    4.5250    0.5707    0.0713
    3.0000    3.0000    5.0000    7.0000    2.0000    7.0000    2.0000    4.4389    0.5136    0.0739
    5.0000    4.0000    6.0000    5.0000   10.0000    5.0000    3.0000    4.5790    0.5430    0.0733
    6.0000    6.0000    8.0000    8.0000    5.0000    8.0000    3.0000    4.5649    0.5734    0.0713
    3.0000    4.0000    7.0000    7.0000   10.0000    8.0000    3.0000    4.4779    0.5556    0.0735
    6.0000    3.0000    5.0000    8.0000    9.0000    6.0000    2.0000    4.7846    0.5029    0.0736
    8.0000    2.0000    9.0000    9.0000    8.0000    9.0000    3.0000    4.5653    0.5729    0.0713
    4.0000    4.0000    6.0000    5.0000   10.0000    5.0000    3.0000    4.5934    0.5593    0.0721
    2.0000    7.0000    4.0000    8.0000    2.0000    9.0000    3.0000    4.3674    0.5810    0.5110
    
];



T3fval = [
    
   10.7382
   10.8621
   10.8621
   10.8786
   10.8786
  100.0000
   12.2790
   18.3269
   10.8883
   20.9659
   28.9141
   13.3601
  100.0000
   16.5070
  100.0000
   18.1228
   15.5937
   10.8621
   14.2485
   25.0651
   13.5129
   14.8404
   12.5329
   10.7382
   19.0776
   10.7649
   11.8822
   12.0548
   14.0134
   20.7323
   15.5350
   15.4852
   10.8212
   15.7517
   10.9946
   14.5754
   18.8874
   14.4721
   19.7387
   18.3441
   16.8280
   35.5539
   26.1739
   22.2568
   27.8531
   33.8761
   19.1138
   38.2625
   21.3847
   22.2121   

    4.4330
    4.4330
    4.4330
    4.4330
    4.4330
    4.4330
    4.4330
    6.0159
    4.4330
    4.4330
    4.4330
    4.4330
    4.4330
    4.4330
    4.6757
    4.4330
    4.4330
    4.4330
    4.4330
    4.4330
    4.4330
    4.4330
    4.4330
    4.4330
    5.2739
    4.4330
    4.4330
    4.4330
    4.4330
    4.4330
    4.4330
    4.4330
    4.4330
    4.4330
    4.4330
    5.5164
    4.4330
    4.4330
    4.4330
    4.4330
    4.4330
    5.0663
    7.8861
    6.2666
    6.6630
    6.6622
  100.0000
    6.9944
    8.8204
    6.3307

    
        3.1364
    3.1365
    3.1365
    3.1365
    3.1365
    3.1365
    3.1364
    3.1365
    3.1365
    3.1366
    3.1367
    3.1366
    3.1365
    3.1365
    3.1366
    3.1364
    3.1365
    3.1365
    3.1365
    3.1365
    3.1366
    3.1365
    3.1366
    3.1369
    3.1365
    3.1365
    3.1366
    3.1367
    3.1365
    3.1365
    3.1365
    3.1365
    3.1365
    3.3389
    3.1366
    3.1365
    3.1366
    3.1366
    5.3240
    3.1366
    3.1365
    3.7389
    5.2929
    4.5701
    4.6075
    3.8597
    3.8213
    3.8598
    4.8652
    4.9841
    
        2.5397
    2.5397
    2.5397
    2.5397
    2.5397
    2.5398
    2.5397
    2.5401
    3.2454
    2.5398
    2.5398
    2.5402
    2.5398
    2.5401
    2.5402
    2.5398
    2.5397
    2.5402
    2.6724
    2.5397
    2.5402
    2.5398
    2.5398
    2.5397
    2.5397
    2.5398
    2.5397
    2.5397
    2.5397
    2.5398
    2.5397
    2.5398
    2.5402
    2.5398
    2.5397
    2.5398
    2.5409
    2.5397
    2.5397
    2.5397
    2.5402
    3.8403
    3.1480
    3.6382
    2.8682
    3.5336
    3.4907
    3.9726
    3.5681
    3.5385
    
     1.6989
    1.6989
    1.6989
    1.6989
    1.6989
    1.7233
    1.7289
    1.7023
    1.6998
    1.6989
    1.6989
    1.6989
    1.6989
    1.7008
    1.6989
    1.6989
    1.7318
    1.6989
    1.7754
    1.7298
    1.7280
    1.6989
    3.1709
    1.7070
    1.6989
    1.6989
    1.7283
    1.7148
    1.6989
    1.7094
    1.6989
    1.7241
    1.6989
    1.6989
    1.7259
    3.1278
    1.6989
    1.6989
    1.6989
    2.4425
    1.6990
    2.7526
  100.0000
    1.7295
  100.0000
  100.0000
    2.3809
    2.2235
    2.0036
    1.7179
    
    
     1.6991
    1.6995
    1.6997
    1.6997
    1.6997
    1.7003
    1.7029
  100.0000
    1.7006
    1.6999
    1.7013
    1.7002
    1.7016
    1.7074
    1.7130
    2.6764
    1.7030
    1.7005
    2.0884
    1.7010
    1.7398
    1.7016
    1.6998
    1.7030
    1.6996
    1.7112
    1.7005
    1.7000
    1.7117
    1.7102
    1.6997
    1.7392
    1.7212
    1.7163
    1.7157
    1.7003
    1.7042
    1.7005
    1.7221
    1.7890
    1.7234
    1.7034
    1.7015
    1.7481
    1.6999
    1.7036
    1.7102
    1.7007
    1.7181
    1.6999
    1.7144
    1.7378
    1.7032
    1.7026
    1.7005
    1.7236
    1.7228
    1.7394
    1.9942
    1.7185
    1.7005
    1.7089
    1.7555
    1.7014
    1.7044
    1.7000
    1.7218
    1.7001
    1.7003
    1.7001
    1.7007
    1.7032
    1.7446
    1.6999
    1.6994
    1.7314
    1.7103
    1.7155
  100.0000
    1.7010
    1.6993
    2.8163
    3.2480
    1.8707
    2.5029
    1.7416
    2.4343
    2.3261
    3.2208
    2.0435
    1.8735
    3.6418
  100.0000
    2.0803
    3.0886
    1.8783
  100.0000
    2.8246
    1.7194
    2.7954
    
    
    ];
%}




area_allT3 = 0;

for i = 1:size(T3pop,1)
    
    FET_selection = T3pop(i,1:6);
    Select_L = T3pop(i,7);
    area = 0;
for select_FET = 1:6
    % Use typical value for Coss and max value for rds from data sheet
    % for inial look
    switch FET_selection(select_FET)
        
        %% EPC 2023
        case 1
            
            w = 6.05;
            l = 2.3;
            
            %% EPC 2014C
        case 2
            
            w = 1.7;
            l = 1.1;
            
            %% EPC 2015C
        case 3
            
            w = 4.1;
            l = 1.6;
            
            %% EPC 2055
        case 4
            
            w = 2.5;
            l = 1.5;
            
            %% EPC 2030
        case 5
            
            w = 4.6;
            l = 2.8;
            
            %% EPC 2024
        case 6
            
            w = 6.05;
            l = 2.3;
            
            %% EPC 2031
        case 7
            
            w = 4.6;
            l = 2.6;
            
            
            %% EPC 2020
        case 8
            
            w = 6.05;
            l = 2.3;
            
            %% EPC 2065
        case 9
            
            w = 3.5;
            l = 1.95;
            
            %% EPC 2029
        case 10
                  
            w = 4.6;
            l = 2.6;
            
            
            %% EPC 2021
        case 11
            
            w = 6.05;
            l = 2.3;
            
        otherwise
            
            stick = 100;
            return
            
    end
    area = area + w*l;
end


switch Select_L
       
        case 1
            %XEL3515-151          
            L_area = 3.2*3.5;
           
        case 2
            %XEL3520-131
            L_area = 3.2*3.5;
           
        case 3
            %XGL4018-121
            L_area = 4*4;
           
        case 4
            %XAL7020-151
            L_area = 7.5*7.5;

end


area_allT3(i,1) = area+L_area;
end

Area3 = ones(50,1)*3;
Area12 = ones(50,1)*12;
Area25 = ones(50,1)*25;
Area50 = ones(50,1)*50;
%Area0 = ones(50,1)*0;
%Area00 = ones(100,1)*0;


Divide_area = [Area3;Area12;Area25;Area50];
T3fval_final = T3fval(1:200)-(area_allT3(1:200)./Divide_area);
T3fval_final = [T3fval_final; T3fval(201:end)];
scatter(area_allT3,T3fval_final)
